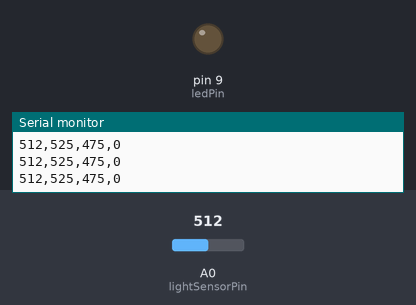
Bench run of a sketch on a simulated Arduino Uno, built with avr-gcc and run on an emulated ATmega328P. Shown: output pins drawn as LEDs (lit = HIGH), the last lines printed to the serial monitor. The test bench sets the inputs (shaded band); at power-on: A0 (lightSensorPin) = 512.

Above: at 1.2 s.
1.3 s: A0 (lightSensorPin) set to 533
At 2.3 s:
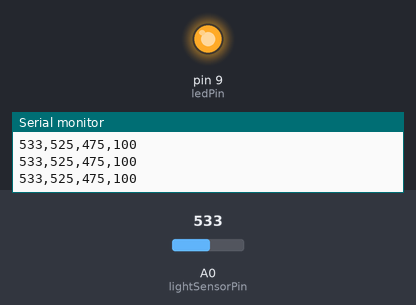
2.8 s: A0 (lightSensorPin) set to 484
4.3 s: A0 (lightSensorPin) set to 464
At 5.5 s:
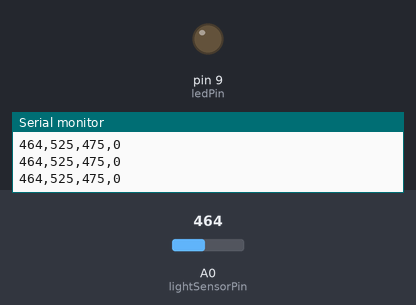
7.3 s: A0 (lightSensorPin) set to 716
At 8.5 s:
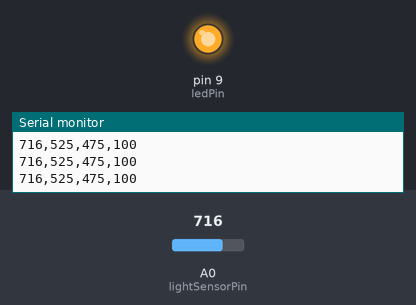
Timing chart, 0 to 9.8 s (numbered marks = the images above; inputs shaded):
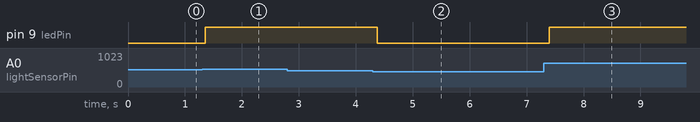

The sketch:

LightGuardband.ino
```cpp
// กำหนดขาของเซนเซอร์แสงและ LED
const int lightSensorPin = A0;
const int ledPin = 9;

// *** การตั้งค่า Guard Band (Hysteresis) ***
const int BASE_THRESHOLD = 500;
const int GUARDBAND = 50;        // ขนาดของ Guard Band (เช่น 50 หน่วย)

// คำนวณ Upper และ Lower Threshold
// Upper Threshold (T_High): 525
const int UPPER_THRESHOLD = BASE_THRESHOLD + (GUARDBAND / 2); //แก้ตรงนี้เอามิก
// Lower Threshold (T_Low): 475
const int LOWER_THRESHOLD = BASE_THRESHOLD - (GUARDBAND / 2); //แก้ตรงนี้เอามิก

void setup() {
  pinMode(ledPin, OUTPUT);
  Serial.begin(9600);
  Serial.println("Logic Inverted (ON when HIGH) with Anti-Chattering Hysteresis");
  Serial.print("Guard Band Range: ");
  Serial.print(LOWER_THRESHOLD);
  Serial.print(" to ");
  Serial.println(UPPER_THRESHOLD);
}

void loop() {
  int lightValue = analogRead(lightSensorPin);
  // ตรวจสอบสถานะ LED ในปัจจุบัน (HIGH = เปิด, LOW = ปิด)
  int currentLEDState = digitalRead(ledPin);
  int ledStatus; // สถานะสำหรับ Plotter (0=ปิด, 100=เปิด)

  // *** ตรรกะ Hysteresis ที่แก้ไขแล้ว เพื่อป้องกันไฟกระพริบใน Guard Band ***
  if (currentLEDState == LOW) {
    // 1. ถ้าไฟ 'ปิด' อยู่: รอให้ค่าเซนเซอร์ 'สูงกว่า' Upper Threshold (T_High) ถึงจะเปิด
    if (lightValue > UPPER_THRESHOLD) {
      digitalWrite(ledPin, HIGH); // เปิดไฟ
      ledStatus = 100;
    } else {
      // อยู่ใน Guard Band หรือต่ำกว่า T_Low: คงสถานะปิด
      ledStatus = 0;
    }
  } else {
    // 2. ถ้าไฟ 'เปิด' อยู่: รอให้ค่าเซนเซอร์ 'ต่ำกว่า' Lower Threshold (T_Low) ถึงจะปิด
    if (lightValue < LOWER_THRESHOLD) {
      digitalWrite(ledPin, LOW); // ปิดไฟ
      ledStatus = 0;
    } else {
      // อยู่ใน Guard Band หรือสูงกว่า T_Low: คงสถานะเปิด
      ledStatus = 100;
    }
  }
  // *** สิ้นสุดการแก้ไขตรรกะ Hysteresis ***

  // ส่งข้อมูลไป Serial Plotter
  // เส้นที่ 1: ค่าเซนเซอร์แสง (lightValue)
  Serial.print(lightValue);
  Serial.print(",");
  // เส้นที่ 2: ค่า Upper Threshold (UPPER_THRESHOLD)
  Serial.print(UPPER_THRESHOLD);
  Serial.print(",");
  // เส้นที่ 3: ค่า Lower Threshold (LOWER_THRESHOLD)
  Serial.print(LOWER_THRESHOLD);
  Serial.print(",");
  // เส้นที่ 4: สถานะไฟ (0 = ปิด, 100 = เปิด)
  Serial.println(ledStatus);

  delay(100);
}
```

Measured:
- the behaviour switches between 525 and 526 on A0 (lightSensorPin) (found by bisection; images 0 and 1)
- the behaviour switches between 475 and 474 on A0 (lightSensorPin) (found by bisection; images 1 and 2)
- after the input at 1.3 s, pin 9 (ledPin): LOW → HIGH after 0.05 s
- after the input at 4.3 s, pin 9 (ledPin): HIGH → LOW after 0.08 s
- after the input at 7.3 s, pin 9 (ledPin): LOW → HIGH after 0.10 s
